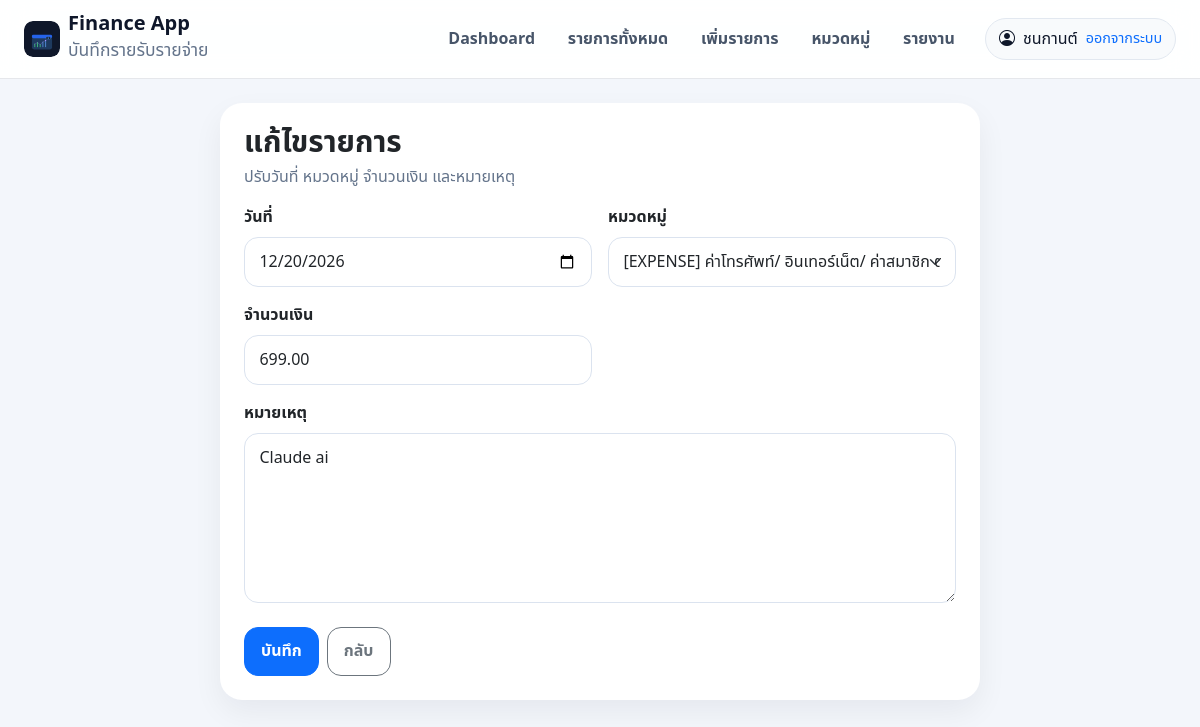
The page /edit.php?entry_id=759 (signed in) on the database its author committed.
### tables this page shows
CREATE TABLE `entries` (
  `id` int(11) NOT NULL AUTO_INCREMENT,
  `category_id` int(11) NOT NULL,
  `entry_date` date NOT NULL,
  `amount` decimal(12,2) NOT NULL DEFAULT '0.00',
  `note` text,
  `created_at` datetime NOT NULL,
  `updated_at` datetime DEFAULT NULL,
  `user_id` int(11) DEFAULT NULL,
  PRIMARY KEY (`id`),
  KEY `idx_category_id` (`category_id`),
  KEY `idx_entry_date` (`entry_date`),
  KEY `idx_entries_user_id` (`user_id`),
  KEY `idx_entries_user_date_category` (`user_id`,`entry_date`,`category_id`),
  KEY `idx_entries_user_category_date` (`user_id`,`category_id`,`entry_date`),
  CONSTRAINT `fk_entries_category` FOREIGN KEY (`category_id`) REFERENCES `categories` (`id`) ON UPDATE CASCADE
);

### config/functions.php (called while the page is built, shortened)
<?php
function h($value)
{
    return htmlspecialchars((string)$value, ENT_QUOTES, 'UTF-8');
}

### edit.php (the view, shortened to what this page needs)
<?php
include 'config/db.php';
include 'config/functions.php';
mysqli_set_charset($conn, 'utf8');
$userId = (int)$_SESSION['user_id'];
$entryId = isset($_GET['entry_id']) ? (int)$_GET['entry_id'] : 0;
    ?>
    <?php
if ($entryId > 0) {
    $rs = mysqli_query($conn, "
        SELECT e.id, e.entry_date, e.amount, e.note, e.category_id
        FROM entries e
        INNER JOIN categories c ON e.category_id = c.id
        WHERE e.id = {$entryId} AND e.user_id = {$userId} AND c.user_id = {$userId}
        LIMIT 1
    ");
    $entry = mysqli_fetch_assoc($rs);
    $cats = array();
    $rsCats = mysqli_query($conn, "SELECT id, name, type FROM categories WHERE is_active = 1 AND user_id = {$userId} ORDER BY FIELD(type,'income','saving','expense'), sort_order ASC, id ASC");
    if ($rsCats) {
        while ($row = mysqli_fetch_assoc($rsCats)) {
            $cats[] = $row;
        }
    }
    include 'partials/header.php';
    ?>
    <div class="row justify-content-center">
        <div class="col-12 col-xl-8">
            <div class="card card-soft">
                <div class="card-body p-3 p-lg-4">
                    <div class="page-header mb-3">
                        <div>
                            <h1 class="page-title h3 mb-1">แก้ไขรายการ</h1>
                            <p class="page-subtitle">ปรับวันที่ หมวดหมู่ จำนวนเงิน และหมายเหตุ</p>
                        </div>
                    </div>
                    <form method="post" action="save_entry.php">
                        <div class="row g-3">
                            <div class="col-md-6">
                                <label class="form-label fw-semibold">วันที่</label>
                                <input type="date" name="entry_date" class="form-control" value="<?php echo h($entry['entry_date']); ?>" required>
                            </div>
                            <div class="col-md-6">
                                <label class="form-label fw-semibold">หมวดหมู่</label>
                                <select name="category_id" class="form-select" required>
                                    <?php foreach ($cats as $cat): ?>
                                        <option value="<?php echo (int)$cat['id']; ?>" <?php echo ((int)$entry['category_id']===(int)$cat['id'])?'selected':''; ?>>
                                            [<?php echo strtoupper(h($cat['type'])); ?>] <?php echo h($cat['name']); ?>
                                        </option>
                                    <?php endforeach; ?>
                                </select>
                            </div>
                            <div class="col-md-6">
                                <label class="form-label fw-semibold">จำนวนเงิน</label>
                                <input type="number" name="amount" class="form-control" step="0.01" min="0.01" value="<?php echo h($entry['amount']); ?>" required>
                            </div>
                            <div class="col-12">
                                <label class="form-label fw-semibold">หมายเหตุ</label>
                                <textarea name="note" class="form-control" rows="6"><?php echo h($entry['note']); ?></textarea>
                            </div>
                        </div>
                        <div class="d-flex gap-2 flex-wrap mt-4">
                            <button type="submit" class="btn btn-primary">บันทึก</button>
                            <a href="entries.php?year=<?php echo (int)date('Y', strtotime($entry['entry_date'])) + 543; ?>" class="btn btn-outline-secondary">กลับ</a>
                        </div>
                    </form>
                </div>
            </div>
        </div>
    </div>
    <?php
    include 'partials/footer.php';
    exit;
}
die('ไม่พบข้อมูลที่ต้องการแก้ไข');

### assets/css/style.css (style rules this page uses)
body { font-family:"Noto Sans Thai",system-ui,-apple-system,sans-serif;background:#f3f6fb;color:#0f172a }
.card-soft { border:none;border-radius:22px;background:#fff;box-shadow:0 12px 30px rgba(15,23,42,.06) }
.page-header { display:flex;justify-content:space-between;align-items:flex-start;gap:1rem;flex-wrap:wrap;margin-bottom:1.25rem }
.page-title { font-size:1.85rem;font-weight:800;line-height:1.1;margin:0 }
.page-subtitle { margin:.35rem 0 0;color:#64748b }
.btn { border-radius:14px;font-weight:700;padding:.7rem 1rem }
.form-control,.form-select { border-radius:14px;padding:.75rem .9rem;border-color:#dbe3ef }

### rows shown on the page
entries: entry_date "12/20/2026", category_id "[EXPENSE] ค่าโทรศัพท์/ อินเทอร์เน็ต/ ค่าสมาชิก ต่างๆ อาทิ ดูหนัง ฟังเพลง ฟิตเนส", amount "699.00", note "Claude ai"

### other values the page prints
$display_name "ชนกานต์"
